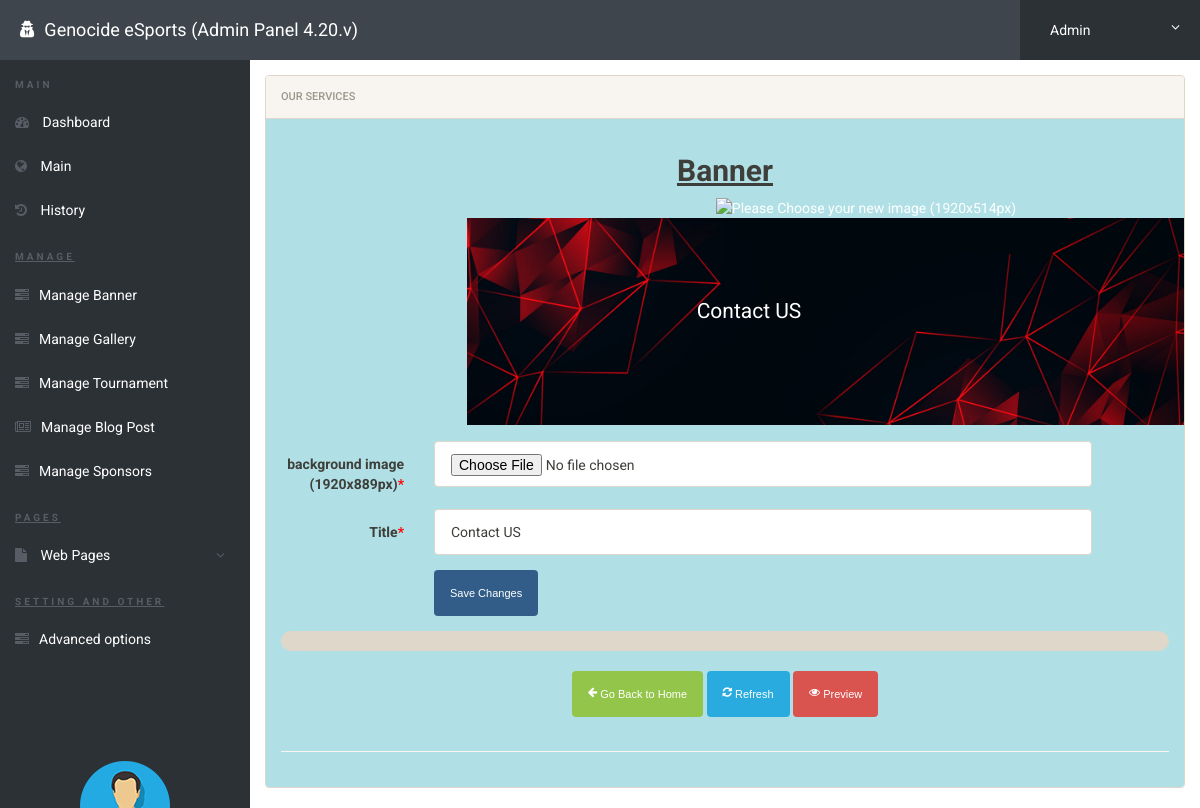
The page /gncadmin/services-page.php (signed in) on the database its author committed.
### tables this page shows
CREATE TABLE `services_page_head` (
  `id` int(11) NOT NULL,
  `back_img` varchar(1000) NOT NULL,
  `title` varchar(50) NOT NULL
);

### gncadmin/services-page.php (the view, shortened to what this page needs)
<?php
include('includes/config.php');
if(strlen($_SESSION['alogin'])==0)
	{
header('location:index.php');
}
else{
?>
<!doctype html>
<html lang="en" class="no-js">
<head>
	<link rel="stylesheet" href="css/font-awesome.min.css">
	<link rel="stylesheet" href="css/bootstrap.min.css">
	<link rel="stylesheet" href="css/dataTables.bootstrap.min.css">
	<link rel="stylesheet" href="css/bootstrap-social.css">
	<link rel="stylesheet" href="css/bootstrap-select.css">
	<link rel="stylesheet" href="css/fileinput.min.css">
	<link rel="stylesheet" href="css/awesome-bootstrap-checkbox.css">
	<link rel="stylesheet" href="css/style.css">
	<link rel="stylesheet" href="https://cdnjs.cloudflare.com/ajax/libs/font-awesome/4.7.0/css/font-awesome.min.css">
</head>
<body>
<link class="jsbin" href="http://ajax.googleapis.com/ajax/libs/jqueryui/1/themes/base/jquery-ui.css" rel="stylesheet" type="text/css" />
<?php
		$sql = "SELECT * from services_page_head where id = 1";
		$query = $dbh -> prepare($sql);
		$query->execute();
		$result=$query->fetch(PDO::FETCH_OBJ);
?>
	<?php include('includes/header.php');?>
	<div class="ts-main-content">
	<?php include('includes/leftbar.php');?>
		<div class="content-wrapper">
			<div class="container-fluid">
				<div class="row">
					<div class="col-md-12">
						<div class="row">
							<div class="col-md-12">
								<div class="panel panel-default">
									<div class="panel-heading">Our Services</div>
									<div class="panel-body" style="background-color:powderblue;">
										<h2><center><u><b>Banner</b></u></center></h2>
										<form method="post" class="form-horizontal" enctype="multipart/form-data" name="imgform">
											<div class="container">
										<img id="blah" src="#" alt=" Please Choose your new image (1920x514px)" /><br>
										  <div2>
										  <img src="../images/background/<?php echo htmlentities($result->back_img);?>" alt="Snow" style="width:70%;">
										  </div2>
										  <div class="centered"><?php echo htmlentities($result->title);?></div>
										</div>
										<div class="form-group">
											<div class="col-sm-9 col-sm-offset-2">
											</div>
										</div>
										<div class="form-group">
											<label class="col-sm-2 control-label">background image (1920x889px)<span style="color:red">*</span></label>
											<div class="col-sm-9">
											<input type="file" name="back_img" class="form-control" onchange="readURL(this);" id="back_img">
											</div>
										</div>
										<div class="form-group">
											<label class="col-sm-2 control-label">Title<span style="color:red">*</span></label>
											<div class="col-sm-9">
											<input type="text" name="title" placeholder="Post Title (Do not use more than 100 words)" class="form-control" value="<?php echo htmlentities($result->title);?>">
											</div>
										</div>
										<div class="form-group">
											<div class="col-sm-8 col-sm-offset-2">
												<button class="btn btn-primary" name="submit" type="submit" onclick="postFile()">Save Changes</button>
											</div>
										</div>
									</form>
									<div id="progress-bar-file1" class="progress"></div>
										<center>
											<div class="col-sm-12 col-sm-offset-0">
												<a href="dashboard.php"><button class="btn btn-success"><i class="fa fa-arrow-left"></i> Go Back to Home</button></a>
												<a href="services-page.php"><button class="btn btn-info"><i class="fa fa-refresh"></i> Refresh</button></a>
												<button class="btn btn-danger" id="myBtn"><i class="fa fa-eye"></i> Preview </button>
											</div>
										</center><br><br><br>
									<hr>
									</div>
								</div>
							</div>
						</div>
					</div>
				</div>
			</div>
		</div>
	</div>
</body>
</html>
<?php } ?>

### gncadmin/css/style.css (style rules this page uses)
html { font-size: 14px; }
@media only screen and (min-width: 480px) { html { font-size: 17px; } }
@media only screen and (min-width: 768px) { html { font-size: 14px; } }
body { font-size: 1em; }
a { color: #37a6c4; }
.btn { font-family: 'Oswald', sans-serif; }
.btn i { position: relative; top: -2px; }
.panel { overflow: hidden; }
.btn { text-transform: none; }
.ts-main-content .content-wrapper { padding-top: 15px; margin-top: 60px; }
@media only screen and (min-width: 992px) { .ts-main-content .content-wrapper { margin-left: 250px; } }

### gncadmin/services-page.php (style rules this page uses)
.container { position: relative; text-align: center; color: white; }
.centered { position: absolute; top: 50%; left: 40%; transform: translate(-50%, -50%); font-size: 150%; }

### rows shown on the page
services_page_head: back_img (picture), title "Contact US"
